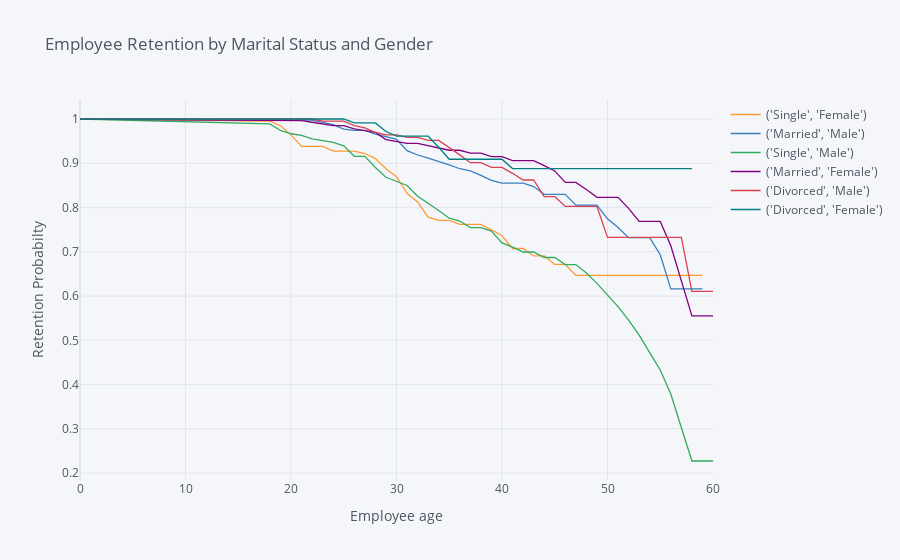

This figure's notebook cell:
### Markdown cell above
## 6. Now that we have looked at the retention rates by gender and marital status individually, let's look at them together. 

Create a new field in the data set that concatenates marital status and gender, and then generate and plot a survival curve that shows the retention by this new field over the age of the employee.

### Code cell
data['Status-Gender']= list(zip(data['MaritalStatus'],data['Gender']))

group_field = 'Status-Gender'
time_field = 'Age'
event_field = 'Attrition'
result6 = survival(data, group_field, time_field, event_field)
result6.iplot(kind = 'line', xTitle ='Employee age' , yTitle = 'Retention Probabilty', title = 'Employee Retention by Marital Status and Gender')

### Figure 1 — Plotly figure (JSON) as saved in the notebook; plotly's stock layout.template omitted (floating-point values rounded to 4 significant figures)
{"data": [{"line": {"color": "rgba(255, 153, 51, 1.0)", "dash": "solid", "shape": "linear", "width": 1.3}, "mode": "lines", "name": "('Single', 'Female')", "text": "", "type": "scatter", "x": [0, 18, 19, 20, 21, 22, 23, 24, 25, 26, 27, 28, 29, 30, 31, 32, 33, 34, 35, 36, 37, 38, 39, 40, 41, 42, 43, 44, 45, 46, 47, 48, 49, 50, 51, 52, 53, 54, 55, 56, 57, 58, 59, 60], "y": [1, 0.995, 0.9848, 0.9641, 0.9381, 0.9381, 0.9381, 0.9275, 0.9275, 0.9275, 0.922, 0.9106, 0.8874, 0.8697, 0.8322, 0.8125, 0.7781, 0.7709, 0.7709, 0.7619, 0.7619, 0.7619, 0.7497, 0.7363, 0.7074, 0.7074, 0.6906, 0.6906, 0.6714, 0.6714, 0.6465, 0.6465, 0.6465, 0.6465, 0.6465, 0.6465, 0.6465, 0.6465, 0.6465, 0.6465, 0.6465, 0.6465, 0.6465, ""]}, {"line": {"color": "rgba(55, 128, 191, 1.0)", "dash": "solid", "shape": "linear", "width": 1.3}, "mode": "lines", "name": "('Married', 'Male')", "text": "", "type": "scatter", "x": [0, 18, 19, 20, 21, 22, 23, 24, 25, 26, 27, 28, 29, 30, 31, 32, 33, 34, 35, 36, 37, 38, 39, 40, 41, 42, 43, 44, 45, 46, 47, 48, 49, 50, 51, 52, 53, 54, 55, 56, 57, 58, 59, 60], "y": [1, 0.9988, 0.9988, 0.9988, 0.9988, 0.9975, 0.9925, 0.9874, 0.977, 0.9743, 0.9743, 0.9659, 0.96, 0.954, 0.9286, 0.9187, 0.9116, 0.9043, 0.8964, 0.8876, 0.8828, 0.8726, 0.8614, 0.8553, 0.8553, 0.8553, 0.8473, 0.8299, 0.8299, 0.8299, 0.8055, 0.8055, 0.8055, 0.7745, 0.7546, 0.7318, 0.7318, 0.7318, 0.6932, 0.6162, 0.6162, 0.6162, 0.6162, ""]}, {"line": {"color": "rgba(50, 171, 96, 1.0)", "dash": "solid", "shape": "linear", "width": 1.3}, "mode": "lines", "name": "('Single', 'Male')", "text": "", "type": "scatter", "x": [0, 18, 19, 20, 21, 22, 23, 24, 25, 26, 27, 28, 29, 30, 31, 32, 33, 34, 35, 36, 37, 38, 39, 40, 41, 42, 43, 44, 45, 46, 47, 48, 49, 50, 51, 52, 53, 54, 55, 56, 57, 58, 59, 60], "y": [1, 0.9889, 0.9741, 0.9667, 0.9629, 0.9552, 0.9513, 0.9474, 0.9395, 0.9156, 0.9156, 0.8903, 0.8684, 0.8592, 0.8497, 0.8254, 0.8099, 0.7935, 0.776, 0.7694, 0.7548, 0.7548, 0.7466, 0.7199, 0.7103, 0.6995, 0.6995, 0.6871, 0.6871, 0.6711, 0.6711, 0.6519, 0.6286, 0.6035, 0.576, 0.5457, 0.5116, 0.4723, 0.4329, 0.3788, 0.303, 0.2273, 0.2273, 0.2273]}, {"line": {"color": "rgba(128, 0, 128, 1.0)", "dash": "solid", "shape": "linear", "width": 1.3}, "mode": "lines", "name": "('Married', 'Female')", "text": "", "type": "scatter", "x": [0, 18, 19, 20, 21, 22, 23, 24, 25, 26, 27, 28, 29, 30, 31, 32, 33, 34, 35, 36, 37, 38, 39, 40, 41, 42, 43, 44, 45, 46, 47, 48, 49, 50, 51, 52, 53, 54, 55, 56, 57, 58, 59, 60], "y": [1, 0.9963, 0.9963, 0.9963, 0.9963, 0.9926, 0.9889, 0.9852, 0.9852, 0.9777, 0.9738, 0.9698, 0.9535, 0.9493, 0.9449, 0.9449, 0.94, 0.9349, 0.9294, 0.9294, 0.9228, 0.9228, 0.9151, 0.9151, 0.9058, 0.9058, 0.9058, 0.8946, 0.8827, 0.8568, 0.8568, 0.8406, 0.8231, 0.8231, 0.8231, 0.7981, 0.7686, 0.7686, 0.7686, 0.7137, 0.6344, 0.5551, 0.5551, 0.5551]}, {"line": {"color": "rgba(219, 64, 82, 1.0)", "dash": "solid", "shape": "linear", "width": 1.3}, "mode": "lines", "name": "('Divorced', 'Male')", "text": "", "type": "scatter", "x": [0, 18, 19, 20, 21, 22, 23, 24, 25, 26, 27, 28, 29, 30, 31, 32, 33, 34, 35, 36, 37, 38, 39, 40, 41, 42, 43, 44, 45, 46, 47, 48, 49, 50, 51, 52, 53, 54, 55, 56, 57, 58, 59, 60], "y": [1, 1, 1, 1, 1, 1, 0.9952, 0.9952, 0.9952, 0.9852, 0.9802, 0.9697, 0.9643, 0.9643, 0.9583, 0.9583, 0.9515, 0.9515, 0.9357, 0.919, 0.9013, 0.9013, 0.8906, 0.8906, 0.8773, 0.8621, 0.8621, 0.8247, 0.8247, 0.8024, 0.8024, 0.8024, 0.8024, 0.7326, 0.7326, 0.7326, 0.7326, 0.7326, 0.7326, 0.7326, 0.7326, 0.6105, 0.6105, 0.6105]}, {"line": {"color": "rgba(0, 128, 128, 1.0)", "dash": "solid", "shape": "linear", "width": 1.3}, "mode": "lines", "name": "('Divorced', 'Female')", "text": "", "type": "scatter", "x": [0, 18, 19, 20, 21, 22, 23, 24, 25, 26, 27, 28, 29, 30, 31, 32, 33, 34, 35, 36, 37, 38, 39, 40, 41, 42, 43, 44, 45, 46, 47, 48, 49, 50, 51, 52, 53, 54, 55, 56, 57, 58, 59, 60], "y": [1, 1, 1, 1, 1, 1, 1, 1, 1, 0.9912, 0.9912, 0.9912, 0.9717, 0.9612, 0.9612, 0.9612, 0.9612, 0.9362, 0.9091, 0.9091, 0.9091, 0.9091, 0.9091, 0.9091, 0.8879, 0.8879, 0.8879, 0.8879, 0.8879, 0.8879, 0.8879, 0.8879, 0.8879, 0.8879, 0.8879, 0.8879, 0.8879, 0.8879, 0.8879, 0.8879, 0.8879, 0.8879, "", ""]}], "layout": {"autosize": true, "legend": {"bgcolor": "#F5F6F9", "font": {"color": "#4D5663"}}, "paper_bgcolor": "#F5F6F9", "plot_bgcolor": "#F5F6F9", "title": {"font": {"color": "#4D5663"}, "text": "Employee Retention by Marital Status and Gender"}, "xaxis": {"autorange": true, "gridcolor": "#E1E5ED", "range": [0, 60], "showgrid": true, "tickfont": {"color": "#4D5663"}, "title": {"font": {"color": "#4D5663"}, "text": "Employee age"}, "type": "linear", "zerolinecolor": "#E1E5ED"}, "yaxis": {"autorange": true, "gridcolor": "#E1E5ED", "range": [0.1843, 1.043], "showgrid": true, "tickfont": {"color": "#4D5663"}, "title": {"font": {"color": "#4D5663"}, "text": "Retention Probabilty"}, "type": "linear", "zerolinecolor": "#E1E5ED"}}}
